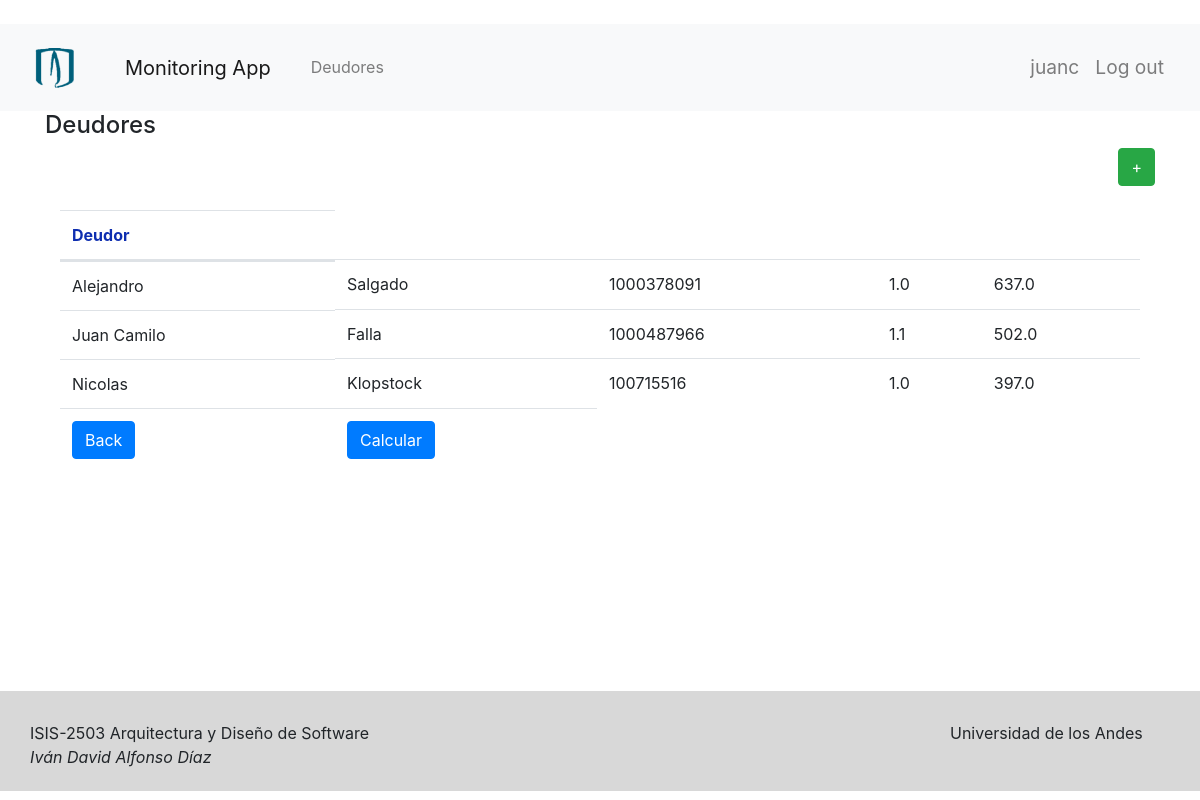
The app's page /deudores/ (signed in) with its own data.
### deudores/models.py (models this page shows, shortened)
class Deudor(models.Model):
    nombre = models.CharField(max_length=50)
    apellido = models.CharField(max_length=50)
    cedula = models.CharField(max_length=50)
    telefono = models.CharField(max_length=50)
    direccion = models.CharField(max_length=50)
    email = models.CharField(max_length=50)
    version = models.FloatField()
    creditscore = models.FloatField(default=None, null=True)

### deudores/views.py (the view)
# urls.py: path('deudores/', views.DeudorList, name='deudores'),
def DeudorList(request):
    deudores = get_deudores()
    context = { 'deudores': deudores}
    return render(request, 'deudor/deudores.html', context)

### deudores/logic/logic_deudores.py (called while the page is built)
def get_deudores ():
    queryset = Deudor.objects.all()
    return queryset

### deudores/templates/deudor/deudores.html (shortened to what this page needs)
{% extends 'bases/base.html' %}
{% block content %}
<div class="content">
    <div class="">
        <div class="page-header-title">
            <h4 class="page-title">Deudores</h4>
            <div style="text-align:right;">
                <button type="button" class="btn btn-success waves-effect waves-light"
                        onClick=" window.location.href='/variablecreate' " style="text-align:center;">+
                </button>
            </div>
        </div>
    </div>
    <br>
    <div class="page-content-wrapper">
        <div class="container">
            <div class="panel panel-default">
                <div class="panel-body">
                    <table class="table table-hover">
                        <thead>
                        <tr style="color:#0E2EB0">
                            <th>Deudor</th>
                        </tr>
                        </thead>
                        <tbody>
                        {% for var in deudores %}
                        <tr>
                            <td class="d-flex justify-content-between">
                                {{ var.nombre }}
                            </td>
                            <td>
                                {{ var.apellido }}
                            </td>
                            <td>
                                {{ var.cedula }}
                            </td>
                            <td>
                                {{ var.version }}
                            </td>
                            <td>
                                {{ var.creditscore }}
                            </td>
                        </tr>
                        {% endfor %}
                        <tr>
                            <td>
                                <button type="button" class="btn btn-primary waves-effect waves-light"
                                onClick=" window.location.href='/' ">
                                Back
                                </button>
                            </td>
                            <td>
                                <button type="button" class="btn btn-primary waves-effect waves-light"
                                        onClick=" window.location.href='/creditscore' ">
                                    Calcular
                                </button>
                            </td>
                        </tr>
                        </tbody>
                    </table>
                </div>
            </div>
        </div>
    </div>
</div>
{% endblock %}

### monitoring/templates/bases/base.html (shortened to what this page needs)
<!DOCTYPE html>
<html>
    <head>
        <link rel="stylesheet" href="https://stackpath.bootstrapcdn.com/bootstrap/4.1.3/css/bootstrap.min.css">
    </head>
    <body>
        <br>
        <nav class="navbar navbar-expand-lg navbar-light bg-light">
            <nav class="navbar navbar-light bg-light">
                <a class="navbar-brand" href="/">
                <img src="/static/media/logo.png" width="45" height="45" alt="">
                </a>
            </nav>
          <nav class="navbar navbar-light bg-light">
              <a class="navbar-brand" href="/">
                  Monitoring App
              </a>
          </nav>
          <div class="collapse navbar-collapse" id="navbarSupportedContent">
            <ul class="navbar-nav mr-auto">
                <li class="nav-item">
                    <a class="nav-link" href="/deudores/">Deudores</a>
                </li>
            </ul>
              <form class="form-inline my-2 my-lg-0">
                {% if user.is_authenticated %}
                <ul class="nav navbar-nav navbar-right">
                    <li><a style="font-size:120%" class="nav-link">{{ user.username }}</a></li>
                    <li><a style="font-size:120%; padding-right:20px" class="nav-link" href="/logout">Log out</a></li>
                </ul>
                {% else %}
                <ul class="nav navbar-nav navbar-right">
                    <li><a style="font-size:120%; padding-right:20px" class="navbar-link" href="/login/auth0">Login</a></li>
                </ul>
                {% endif %}
              </form>
          </div>
        </nav>
        <main>
          <div class="container" style="min-height: 580px;">
          {% block content %}
          {% endblock %}
          </div>
        </main>
    </body>
        <footer style="background-color: #D8D8D8; position: relative; bottom: 0; width: 100%; height: 100px;">
            <div style="padding: 30px">
                <div style="float: left; width: 400px;" >ISIS-2503 Arquitectura y Diseño de Software</div>
                <div style="float: right; width: 220px;" >Universidad de los Andes</div>
                <br>
                <div style="float: left; width: 400px;" ><i>Iván David Alfonso Díaz</i></div>
            </div>
            <br>
        </footer>
</html>

### records on screen
Deudor: nombre "Alejandro", apellido "Salgado", cedula "1000378091", version "1.0", creditscore "637.0"
Deudor: nombre "Juan Camilo", apellido "Falla", cedula "1000487966", version "1.1", creditscore "502.0"
Deudor: nombre "Nicolas", apellido "Klopstock", cedula "100715516", version "1.0", creditscore "397.0"

### other values on screen
{{ user.username }} "juanc"
